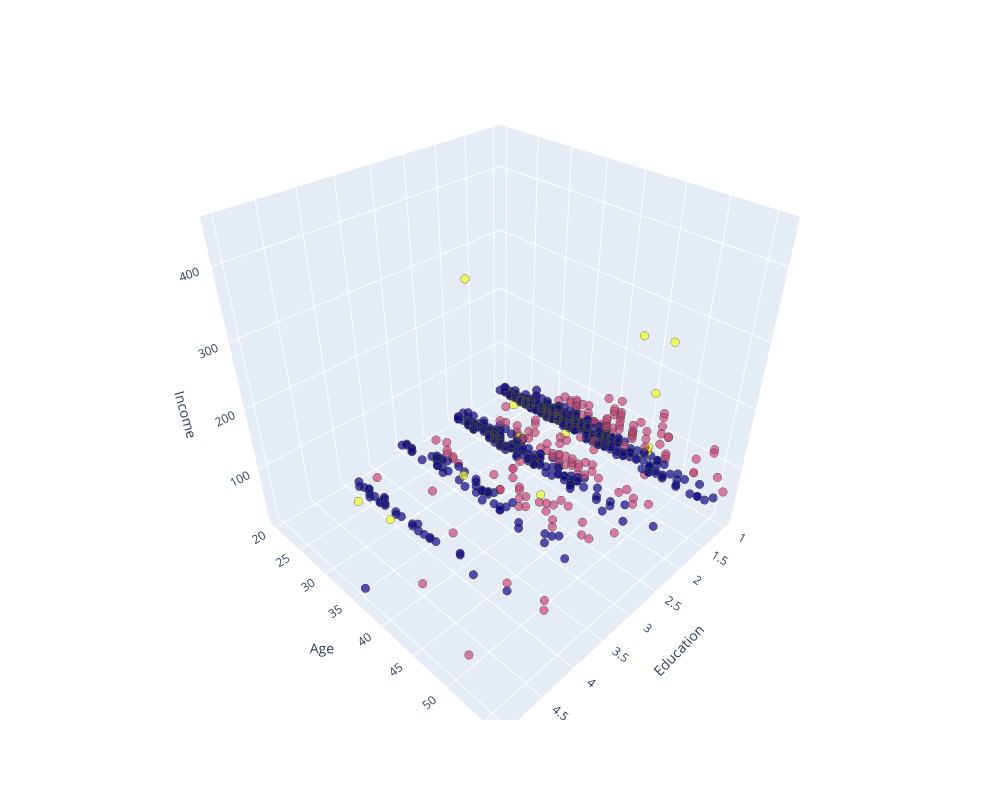

The notebook cell saved with this chart:
### Code cell
# Create interactive 3D scatter plot
fig = px.scatter_3d(X, x=1, y=0, z=3, opacity=0.7, color=labels.astype(float))

fig.update_traces(marker=dict(size=5, line=dict(width=.25)), showlegend=False)
fig.update_layout(coloraxis_showscale=False, width=1000, height=800, scene=dict(
        xaxis=dict(title='Education'),
        yaxis=dict(title='Age'),
        zaxis=dict(title='Income')
    ))  # Remove color bar, resize plot

fig.show()

### Figure 1 — Plotly figure (JSON) as saved in the notebook; plotly's stock layout.template omitted (floating-point values rounded to 4 significant figures; data arrays with more than 128 entries replaced by an {"elided": "..."} marker saying what was removed)
{"data": [{"hovertemplate": "1=%{x}<br>0=%{y}<br>3=%{z}<br>color=%{marker.color}<extra></extra>", "legendgroup": "", "marker": {"color": {"elided": "700 int values"}, "coloraxis": "coloraxis", "line": {"width": 0.25}, "opacity": 0.7, "size": 5, "symbol": "circle"}, "mode": "markers", "name": "", "scene": "scene", "showlegend": false, "type": "scatter3d", "x": {"elided": "700 int values"}, "y": {"elided": "700 int values"}, "z": {"elided": "700 int values"}}], "layout": {"coloraxis": {"colorbar": {"title": {"text": "color"}}, "colorscale": [[0, "#0d0887"], [0.1111, "#46039f"], [0.2222, "#7201a8"], [0.3333, "#9c179e"], [0.4444, "#bd3786"], [0.5556, "#d8576b"], [0.6667, "#ed7953"], [0.7778, "#fb9f3a"], [0.8889, "#fdca26"], [1, "#f0f921"]], "showscale": false}, "height": 800, "legend": {"tracegroupgap": 0}, "margin": {"t": 60}, "scene": {"domain": {"x": [0, 1], "y": [0, 1]}, "xaxis": {"title": {"text": "Education"}}, "yaxis": {"title": {"text": "Age"}}, "zaxis": {"title": {"text": "Income"}}}, "width": 1000}}
